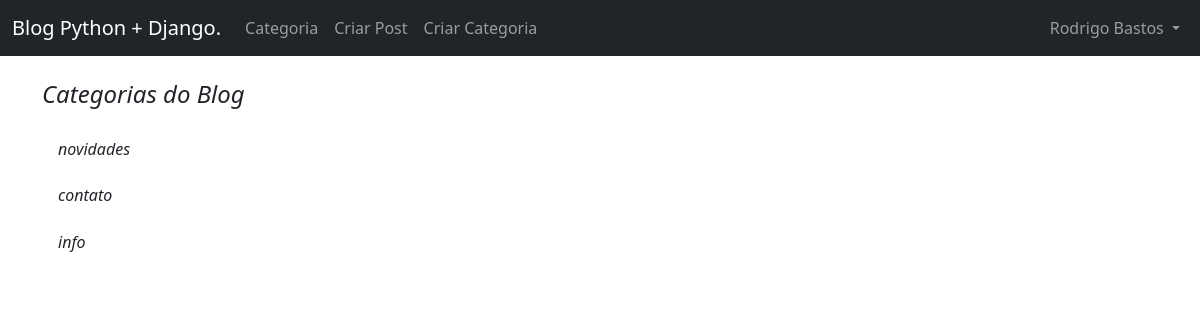
/category-list/ (signed in), run on the app's committed database.
### MeuBlog/models.py (models this page shows, shortened)
class Category(models.Model):
    name = models.CharField(max_length=255)
    def __str__(self):
        return self.name

### MeuBlog/views.py (the view)
# urls.py: path('category-list/', CategoryListView, name='category-list'),
def CategoryListView(request):
    cat_menu_list = Category.objects.all()
    return render(request, 'category_list.html', {'cat_menu_list':cat_menu_list})

### MeuBlog/templates/category_list.html (shortened to what this page needs)
{% extends 'base.html' %}
{% block content %}
<h6>
<i>
    <h4>Categorias do Blog</h4>
        {% for item in cat_menu_list %}
            <a class="dropdown-item" href="{% url 'category' item|slugify %}">{{ item }}</a>
        {% endfor %}
</h6>
{% endblock %}

### MeuBlog/templates/base.html (shortened to what this page needs)
<!doctype html>
<html lang="en">
  <head>
    <link href="https://cdn.jsdelivr.net/npm/bootstrap@5.0.2/dist/css/bootstrap.min.css" rel="stylesheet">
  </head>
    <nav class="navbar navbar-expand-lg navbar-dark bg-dark">
        <div class="container-fluid">
          <a class="navbar-brand" href="{% url 'home' %}">Blog Python + Django.</a>
          <div class="collapse navbar-collapse" id="navbarSupportedContent">
            <ul class="navbar-nav me-auto mb-2 mb-lg-0">
              {% if cat_menu %}
              <li class="nav-item dropdown">
                <a class="nav-link dropdown-toggle" href="#" id="navbarDropdown" role="button" data-bs-toggle="dropdown" aria-expanded="false">
                  Categorias
                </a>
                <ul class="dropdown-menu" aria-labelledby="navbarDropdown">
                  {% for item in cat_menu %}
                  <a class="dropdown-item" href="{% url 'category' item|slugify %}"> {{ item }}</a>
                  {% endfor %}
<!--
                  <li><a class="dropdown-item" href="#">Action</a></li>
                  <li><a class="dropdown-item" href="#">Another action</a></li>
                  <li><hr class="dropdown-divider"></li>
                  <li><a class="dropdown-item" href="#">Something else here</a></li>
-->
                </ul>
              </li>
              {% else %}
                <li class="nav-item">
                  <a class="nav-link" href="{% url 'category-list' %}">Categoria</a>
                </li>
              {% endif %}
              {% if user.is_authenticated %}
                <li class="nav-item">
                  <a class="nav-link" href="{% url 'Faca_Seu_Post' %}">Criar Post</a>
                </li>
                <li class="nav-item">
                  <a class="nav-link" href="{% url 'add_category' %}">Criar Categoria</a>
                </li>
              {% endif %}
            </ul>
            {% if user.is_authenticated %}
                <ul class="navbar-nav ml-auto">
                  <li class="nav-item dropdown">
                    <a class="nav-link dropdown-toggle" id="navbarDropdown" role="button" data-bs-toggle="dropdown" aria-expanded="false">
                      {{ user.first_name }}
                      {{ user.last_name }}
                    </a>
                  </li>
                </ul>
            {% endif %}
          </div>
        </div>
      </nav>
    <br/>
    <div class="container" >
        {% block content %}
        {% endblock %}
    </div>
  </body>
</html>

### data on the page
Category: name "novidades"
Category: name "contato"
Category: name "info"

### other printed values
{{ user.first_name }} "Rodrigo"
{{ user.last_name }} "Bastos"
